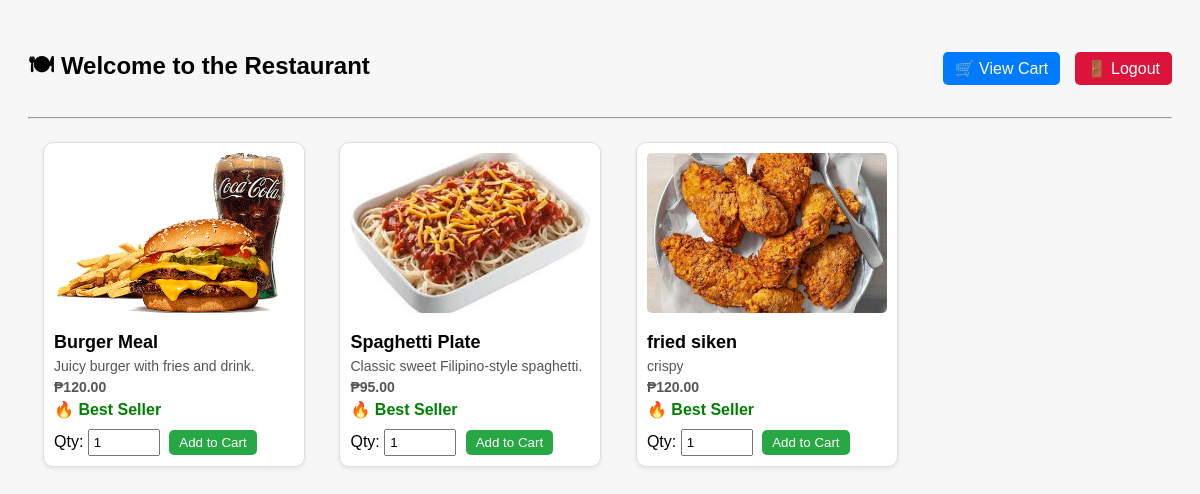
Page /index.php (signed in) on the committed database.
### tables this page shows
CREATE TABLE `menu_items` (
  `id` int(11) NOT NULL,
  `name` varchar(100) NOT NULL,
  `description` text DEFAULT NULL,
  `price` decimal(10,2) NOT NULL,
  `stock` int(11) NOT NULL,
  `image` varchar(255) DEFAULT NULL,
  `sales_count` int(11) DEFAULT 0
);

### index.php (the view, shortened to what this page needs)
<?php
include 'includes/db.php';
$top3Query = $conn->query("SELECT id FROM menu_items ORDER BY sales_count DESC LIMIT 3");
$top3Ids = [];
while ($topItem = $top3Query->fetch_assoc()) {
    $top3Ids[] = $topItem['id'];
}
$sql = "SELECT * FROM menu_items ORDER BY sales_count DESC";
$result = $conn->query($sql);
?>
<!DOCTYPE html>
<html>
<head>
</head>
<body>
<div class="header">
    <h2>🍽 Welcome to the Restaurant</h2>
    <div>
        <a href="cart.php">🛒 View Cart</a>
        <a href="logout.php" class="logout">🚪 Logout</a>
    </div>
</div>
<hr>
<?php if ($result->num_rows > 0): ?>
    <?php while ($row = $result->fetch_assoc()): ?>
        <div class="card">
            <?php if (!empty($row['image']) && file_exists($row['image'])): ?>
                <img src="<?= htmlspecialchars($row['image']) ?>" alt="<?= htmlspecialchars($row['name']) ?>">
            <?php else: ?>
                <img src="placeholder.jpg" alt="No Image">
            <?php endif; ?>
            <h3><?= htmlspecialchars($row['name']) ?></h3>
            <p><?= htmlspecialchars($row['description']) ?></p>
            <p class="price">₱<?= number_format($row['price'], 2) ?></p>
            <?php if (in_array($row['id'], $top3Ids)): ?>
                <div class="best-seller">🔥 Best Seller</div>
            <?php endif; ?>
            <?php if ($row['stock'] > 0): ?>
                <form method="POST" action="actions/add_to_cart.php">
                    <label>Qty:</label>
                    <input type="number" name="quantity" value="1" min="1" max="<?= $row['stock'] ?>" required>
                    <button type="submit">Add to Cart</button>
                </form>
            <?php else: ?>
                <div class="out-of-stock">Out of Stock</div>
            <?php endif; ?>
        </div>
    <?php endwhile; ?>
<?php else: ?>
    <p>No menu items available.</p>
<?php endif; ?>
</body>
</html>

### index.php (style rules this page uses)
body { font-family: Arial, sans-serif; padding: 20px; background-color: #f7f7f7; }
.header { display: flex; justify-content: space-between; align-items: center; }
.header a { margin-left: 10px; text-decoration: none; color: white; background-color: #007bff; padding: 8px 12px; border-radius: 5px; }
.header a.logout { background-color: crimson; }
.card { display: inline-block; width: 240px; margin: 15px; border: 1px solid #ddd; border-radius: 10px; padding: 10px; background-color: #fff; vertical-align: top; box-shadow: 0 2px 5px rgba(0,0,0,0.08); }
.card img { width: 100%; height: 160px; object-fit: cover; border-radius: 5px; margin-bottom: 10px; }
.card h3 { font-size: 18px; margin: 5px 0; }
.card p { font-size: 14px; margin: 5px 0; color: #555; }
.price { font-weight: bold; margin-bottom: 8px; }
.best-seller { color: green; font-weight: bold; margin-bottom: 5px; }
form { margin-top: 10px; }
input[type="number"] { width: 60px; padding: 4px; margin-right: 5px; }
button { padding: 5px 10px; background-color: #28a745; border: none; color: white; border-radius: 5px; cursor: pointer; }

### rows in the picture
menu_items: image (picture), name "Burger Meal", description "Juicy burger with fries and drink.", price "120.00", shows "🔥 Best Seller"
menu_items: image (picture), name "Spaghetti Plate", description "Classic sweet Filipino-style spaghetti.", price "95.00", shows "🔥 Best Seller"
menu_items: image (picture), name "fried siken", description "crispy", price "120.00", shows "🔥 Best Seller"
